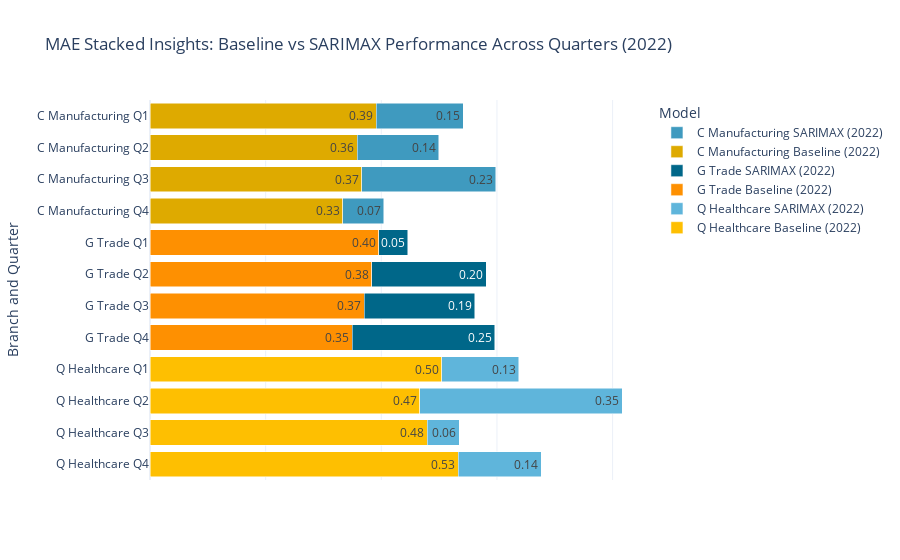
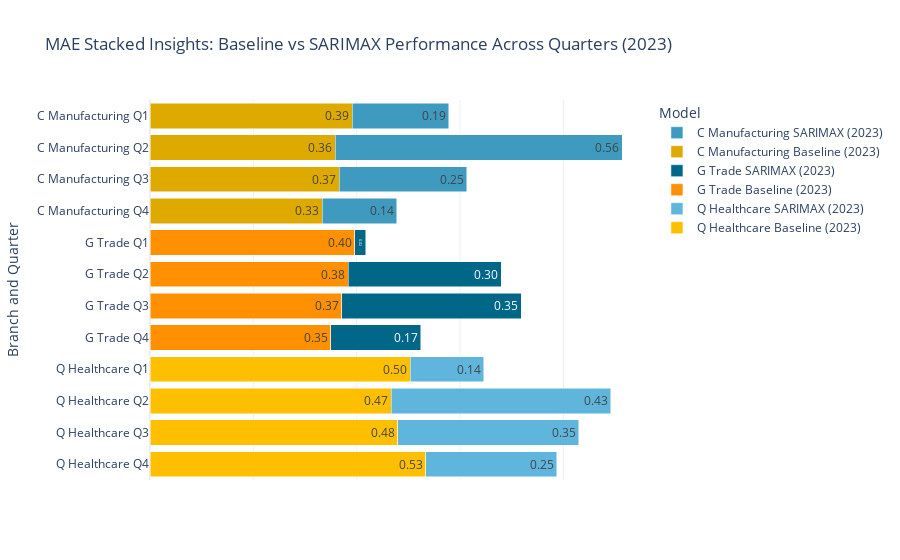

Notebook source saved alongside these figures, in order:
### Code cell
import pandas as pd
import plotly.graph_objects as go

# Load the dataset
file_path = r"C:\\Users\\c.hakker\\OneDrive - VISTA college\\Senior Stuff\\Opleiding Data science\\Data\\baseline-mean-errors-80072ned.xlsx"
data = pd.read_excel(file_path)

# Clean the dataset by identifying models
data['Model'] = data['sbi_title'].apply(lambda x: 'Baseline' if 'Baseline' in x else 'SARIMAX')
data['Cleaned_Branch'] = data['sbi_title'].str.replace("Baseline ", "").str.replace("SARIMAX ", "")

# Convert 'MAE' column to numeric
data['MAE'] = pd.to_numeric(data['MAE'], errors='coerce')

# Define custom colors for each branch
sarimax_colors = {'C Manufacturing': '#3f9abf', 'G Trade': '#006789', 'Q Healthcare': '#5fb5db'}
baseline_colors = {'C Manufacturing': '#deaa00', 'G Trade': '#fe9001', 'Q Healthcare': '#febf01'}

# Loop through years (2022 and 2023)
for year in [2022, 2023]:
    # Filter data for the year
    year_data = data[data['Year'] == year]

    # Aggregate data by averaging duplicate entries for the same quarter, branch, and model
    cleaned_data = year_data.groupby(['Cleaned_Branch', 'quarter', 'Model']).agg({'MAE': 'mean'}).reset_index()

    # Pivot the data for visualization
    pivot_data = cleaned_data.pivot(index=['Cleaned_Branch', 'quarter'], columns='Model', values='MAE').reset_index()

    # Create a combined y-axis label and sort by branch and quarter (ascending for Q1 to Q4)
    pivot_data['y_label'] = pivot_data['Cleaned_Branch'] + " Q" + pivot_data['quarter'].astype(str)
    pivot_data = pivot_data.sort_values(by=['Cleaned_Branch', 'quarter'], ascending=[False, False])

    # Create the Plotly figure
    fig = go.Figure()

    # Track unique branch-model combinations to avoid duplicate legend entries
    added_legends = set()

    # Add bars for each branch and quarter
    for _, row in pivot_data.iterrows():
        y_label = row['y_label']
        baseline_mae = row.get('Baseline', 0)  # Default to 0 if Baseline is missing
        sarimax_mae = row.get('SARIMAX', 0)  # Default to 0 if SARIMAX is missing
        branch = row['Cleaned_Branch']

        # Add Baseline bar
        if (branch, 'Baseline') not in added_legends:
            fig.add_trace(go.Bar(
                y=[y_label],
                x=[baseline_mae],
                name=f"{branch} Baseline ({year})",
                marker_color=baseline_colors[branch],
                orientation='h',
                text=[f"{baseline_mae:.2f}"],
                textposition='inside',
            ))
            added_legends.add((branch, 'Baseline'))
        else:
            fig.add_trace(go.Bar(
                y=[y_label],
                x=[baseline_mae],
                marker_color=baseline_colors[branch],
                orientation='h',
                showlegend=False,  # Prevent duplicate legend entry
                text=[f"{baseline_mae:.2f}"],
                textposition='inside',
            ))

        # Add SARIMAX bar
        if (branch, 'SARIMAX') not in added_legends:
            fig.add_trace(go.Bar(
                y=[y_label],
                x=[sarimax_mae],
                name=f"{branch} SARIMAX ({year})",
                marker_color=sarimax_colors[branch],
                orientation='h',
                text=[f"{sarimax_mae:.2f}"],
                textposition='inside',
            ))
            added_legends.add((branch, 'SARIMAX'))
        else:
            fig.add_trace(go.Bar(
                y=[y_label],
                x=[sarimax_mae],
                marker_color=sarimax_colors[branch],
                orientation='h',
                showlegend=False,  # Prevent duplicate legend entry
                text=[f"{sarimax_mae:.2f}"],
                textposition='inside',
            ))

    # Update the layout
    fig.update_layout(
        title=f"MAE Stacked Insights: Baseline vs SARIMAX Performance Across Quarters ({year})",
        xaxis_title=None,  # Remove x-axis text
        xaxis_showticklabels=False,  # Remove x-axis tick labels
        yaxis_title="Branch and Quarter",
        yaxis=dict(categoryorder='array', categoryarray=pivot_data['y_label']),  # Correct order for y-axis
        barmode='stack',
        legend_title="Model",
        template="plotly_white"
    )

    # Save the plot as an HTML file
    output_file = f"Stacked_MAE_Comparison_{year}.html"
    fig.write_html(output_file)

    # Show the plot for the year
    fig.show()

### Figure 1 — Plotly figure (JSON) as saved in the notebook; plotly's stock layout.template omitted (floating-point values rounded to 4 significant figures)
{"data": [{"marker": {"color": "#febf01"}, "name": "Q Healthcare Baseline (2022)", "orientation": "h", "text": ["0.53"], "textposition": "inside", "type": "bar", "x": [0.5333], "y": ["Q Healthcare Q4"]}, {"marker": {"color": "#5fb5db"}, "name": "Q Healthcare SARIMAX (2022)", "orientation": "h", "text": ["0.14"], "textposition": "inside", "type": "bar", "x": [0.1437], "y": ["Q Healthcare Q4"]}, {"marker": {"color": "#febf01"}, "orientation": "h", "showlegend": false, "text": ["0.48"], "textposition": "inside", "type": "bar", "x": [0.4791], "y": ["Q Healthcare Q3"]}, {"marker": {"color": "#5fb5db"}, "orientation": "h", "showlegend": false, "text": ["0.06"], "textposition": "inside", "type": "bar", "x": [0.0561], "y": ["Q Healthcare Q3"]}, {"marker": {"color": "#febf01"}, "orientation": "h", "showlegend": false, "text": ["0.47"], "textposition": "inside", "type": "bar", "x": [0.4666], "y": ["Q Healthcare Q2"]}, {"marker": {"color": "#5fb5db"}, "orientation": "h", "showlegend": false, "text": ["0.35"], "textposition": "inside", "type": "bar", "x": [0.3499], "y": ["Q Healthcare Q2"]}, {"marker": {"color": "#febf01"}, "orientation": "h", "showlegend": false, "text": ["0.50"], "textposition": "inside", "type": "bar", "x": [0.5041], "y": ["Q Healthcare Q1"]}, {"marker": {"color": "#5fb5db"}, "orientation": "h", "showlegend": false, "text": ["0.13"], "textposition": "inside", "type": "bar", "x": [0.134], "y": ["Q Healthcare Q1"]}, {"marker": {"color": "#fe9001"}, "name": "G Trade Baseline (2022)", "orientation": "h", "text": ["0.35"], "textposition": "inside", "type": "bar", "x": [0.35], "y": ["G Trade Q4"]}, {"marker": {"color": "#006789"}, "name": "G Trade SARIMAX (2022)", "orientation": "h", "text": ["0.25"], "textposition": "inside", "type": "bar", "x": [0.246], "y": ["G Trade Q4"]}, {"marker": {"color": "#fe9001"}, "orientation": "h", "showlegend": false, "text": ["0.37"], "textposition": "inside", "type": "bar", "x": [0.3708], "y": ["G Trade Q3"]}, {"marker": {"color": "#006789"}, "orientation": "h", "showlegend": false, "text": ["0.19"], "textposition": "inside", "type": "bar", "x": [0.1905], "y": ["G Trade Q3"]}, {"marker": {"color": "#fe9001"}, "orientation": "h", "showlegend": false, "text": ["0.38"], "textposition": "inside", "type": "bar", "x": [0.3833], "y": ["G Trade Q2"]}, {"marker": {"color": "#006789"}, "orientation": "h", "showlegend": false, "text": ["0.20"], "textposition": "inside", "type": "bar", "x": [0.1983], "y": ["G Trade Q2"]}, {"marker": {"color": "#fe9001"}, "orientation": "h", "showlegend": false, "text": ["0.40"], "textposition": "inside", "type": "bar", "x": [0.3958], "y": ["G Trade Q1"]}, {"marker": {"color": "#006789"}, "orientation": "h", "showlegend": false, "text": ["0.05"], "textposition": "inside", "type": "bar", "x": [0.0502], "y": ["G Trade Q1"]}, {"marker": {"color": "#deaa00"}, "name": "C Manufacturing Baseline (2022)", "orientation": "h", "text": ["0.33"], "textposition": "inside", "type": "bar", "x": [0.3333], "y": ["C Manufacturing Q4"]}, {"marker": {"color": "#3f9abf"}, "name": "C Manufacturing SARIMAX (2022)", "orientation": "h", "text": ["0.07"], "textposition": "inside", "type": "bar", "x": [0.0712], "y": ["C Manufacturing Q4"]}, {"marker": {"color": "#deaa00"}, "orientation": "h", "showlegend": false, "text": ["0.37"], "textposition": "inside", "type": "bar", "x": [0.3666], "y": ["C Manufacturing Q3"]}, {"marker": {"color": "#3f9abf"}, "orientation": "h", "showlegend": false, "text": ["0.23"], "textposition": "inside", "type": "bar", "x": [0.2311], "y": ["C Manufacturing Q3"]}, {"marker": {"color": "#deaa00"}, "orientation": "h", "showlegend": false, "text": ["0.36"], "textposition": "inside", "type": "bar", "x": [0.3583], "y": ["C Manufacturing Q2"]}, {"marker": {"color": "#3f9abf"}, "orientation": "h", "showlegend": false, "text": ["0.14"], "textposition": "inside", "type": "bar", "x": [0.141], "y": ["C Manufacturing Q2"]}, {"marker": {"color": "#deaa00"}, "orientation": "h", "showlegend": false, "text": ["0.39"], "textposition": "inside", "type": "bar", "x": [0.3917], "y": ["C Manufacturing Q1"]}, {"marker": {"color": "#3f9abf"}, "orientation": "h", "showlegend": false, "text": ["0.15"], "textposition": "inside", "type": "bar", "x": [0.1503], "y": ["C Manufacturing Q1"]}], "layout": {"barmode": "stack", "legend": {"title": {"text": "Model"}}, "title": {"text": "MAE Stacked Insights: Baseline vs SARIMAX Performance Across Quarters (2022)"}, "xaxis": {"showticklabels": false, "title": {}}, "yaxis": {"categoryarray": ["Q Healthcare Q4", "Q Healthcare Q3", "Q Healthcare Q2", "Q Healthcare Q1", "G Trade Q4", "G Trade Q3", "G Trade Q2", "G Trade Q1", "C Manufacturing Q4", "C Manufacturing Q3", "C Manufacturing Q2", "C Manufacturing Q1"], "categoryorder": "array", "title": {"text": "Branch and Quarter"}}}}

### Figure 2 — Plotly figure (JSON) as saved in the notebook; plotly's stock layout.template omitted (floating-point values rounded to 4 significant figures)
{"data": [{"marker": {"color": "#febf01"}, "name": "Q Healthcare Baseline (2023)", "orientation": "h", "text": ["0.53"], "textposition": "inside", "type": "bar", "x": [0.5333], "y": ["Q Healthcare Q4"]}, {"marker": {"color": "#5fb5db"}, "name": "Q Healthcare SARIMAX (2023)", "orientation": "h", "text": ["0.25"], "textposition": "inside", "type": "bar", "x": [0.254], "y": ["Q Healthcare Q4"]}, {"marker": {"color": "#febf01"}, "orientation": "h", "showlegend": false, "text": ["0.48"], "textposition": "inside", "type": "bar", "x": [0.4791], "y": ["Q Healthcare Q3"]}, {"marker": {"color": "#5fb5db"}, "orientation": "h", "showlegend": false, "text": ["0.35"], "textposition": "inside", "type": "bar", "x": [0.3502], "y": ["Q Healthcare Q3"]}, {"marker": {"color": "#febf01"}, "orientation": "h", "showlegend": false, "text": ["0.47"], "textposition": "inside", "type": "bar", "x": [0.4666], "y": ["Q Healthcare Q2"]}, {"marker": {"color": "#5fb5db"}, "orientation": "h", "showlegend": false, "text": ["0.43"], "textposition": "inside", "type": "bar", "x": [0.4251], "y": ["Q Healthcare Q2"]}, {"marker": {"color": "#febf01"}, "orientation": "h", "showlegend": false, "text": ["0.50"], "textposition": "inside", "type": "bar", "x": [0.5041], "y": ["Q Healthcare Q1"]}, {"marker": {"color": "#5fb5db"}, "orientation": "h", "showlegend": false, "text": ["0.14"], "textposition": "inside", "type": "bar", "x": [0.1414], "y": ["Q Healthcare Q1"]}, {"marker": {"color": "#fe9001"}, "name": "G Trade Baseline (2023)", "orientation": "h", "text": ["0.35"], "textposition": "inside", "type": "bar", "x": [0.35], "y": ["G Trade Q4"]}, {"marker": {"color": "#006789"}, "name": "G Trade SARIMAX (2023)", "orientation": "h", "text": ["0.17"], "textposition": "inside", "type": "bar", "x": [0.1743], "y": ["G Trade Q4"]}, {"marker": {"color": "#fe9001"}, "orientation": "h", "showlegend": false, "text": ["0.37"], "textposition": "inside", "type": "bar", "x": [0.3708], "y": ["G Trade Q3"]}, {"marker": {"color": "#006789"}, "orientation": "h", "showlegend": false, "text": ["0.35"], "textposition": "inside", "type": "bar", "x": [0.348], "y": ["G Trade Q3"]}, {"marker": {"color": "#fe9001"}, "orientation": "h", "showlegend": false, "text": ["0.38"], "textposition": "inside", "type": "bar", "x": [0.3833], "y": ["G Trade Q2"]}, {"marker": {"color": "#006789"}, "orientation": "h", "showlegend": false, "text": ["0.30"], "textposition": "inside", "type": "bar", "x": [0.2968], "y": ["G Trade Q2"]}, {"marker": {"color": "#fe9001"}, "orientation": "h", "showlegend": false, "text": ["0.40"], "textposition": "inside", "type": "bar", "x": [0.3958], "y": ["G Trade Q1"]}, {"marker": {"color": "#006789"}, "orientation": "h", "showlegend": false, "text": ["0.02"], "textposition": "inside", "type": "bar", "x": [0.0219], "y": ["G Trade Q1"]}, {"marker": {"color": "#deaa00"}, "name": "C Manufacturing Baseline (2023)", "orientation": "h", "text": ["0.33"], "textposition": "inside", "type": "bar", "x": [0.3333], "y": ["C Manufacturing Q4"]}, {"marker": {"color": "#3f9abf"}, "name": "C Manufacturing SARIMAX (2023)", "orientation": "h", "text": ["0.14"], "textposition": "inside", "type": "bar", "x": [0.1439], "y": ["C Manufacturing Q4"]}, {"marker": {"color": "#deaa00"}, "orientation": "h", "showlegend": false, "text": ["0.37"], "textposition": "inside", "type": "bar", "x": [0.3666], "y": ["C Manufacturing Q3"]}, {"marker": {"color": "#3f9abf"}, "orientation": "h", "showlegend": false, "text": ["0.25"], "textposition": "inside", "type": "bar", "x": [0.2465], "y": ["C Manufacturing Q3"]}, {"marker": {"color": "#deaa00"}, "orientation": "h", "showlegend": false, "text": ["0.36"], "textposition": "inside", "type": "bar", "x": [0.3583], "y": ["C Manufacturing Q2"]}, {"marker": {"color": "#3f9abf"}, "orientation": "h", "showlegend": false, "text": ["0.56"], "textposition": "inside", "type": "bar", "x": [0.5554], "y": ["C Manufacturing Q2"]}, {"marker": {"color": "#deaa00"}, "orientation": "h", "showlegend": false, "text": ["0.39"], "textposition": "inside", "type": "bar", "x": [0.3916], "y": ["C Manufacturing Q1"]}, {"marker": {"color": "#3f9abf"}, "orientation": "h", "showlegend": false, "text": ["0.19"], "textposition": "inside", "type": "bar", "x": [0.1865], "y": ["C Manufacturing Q1"]}], "layout": {"barmode": "stack", "legend": {"title": {"text": "Model"}}, "title": {"text": "MAE Stacked Insights: Baseline vs SARIMAX Performance Across Quarters (2023)"}, "xaxis": {"showticklabels": false, "title": {}}, "yaxis": {"categoryarray": ["Q Healthcare Q4", "Q Healthcare Q3", "Q Healthcare Q2", "Q Healthcare Q1", "G Trade Q4", "G Trade Q3", "G Trade Q2", "G Trade Q1", "C Manufacturing Q4", "C Manufacturing Q3", "C Manufacturing Q2", "C Manufacturing Q1"], "categoryorder": "array", "title": {"text": "Branch and Quarter"}}}}
